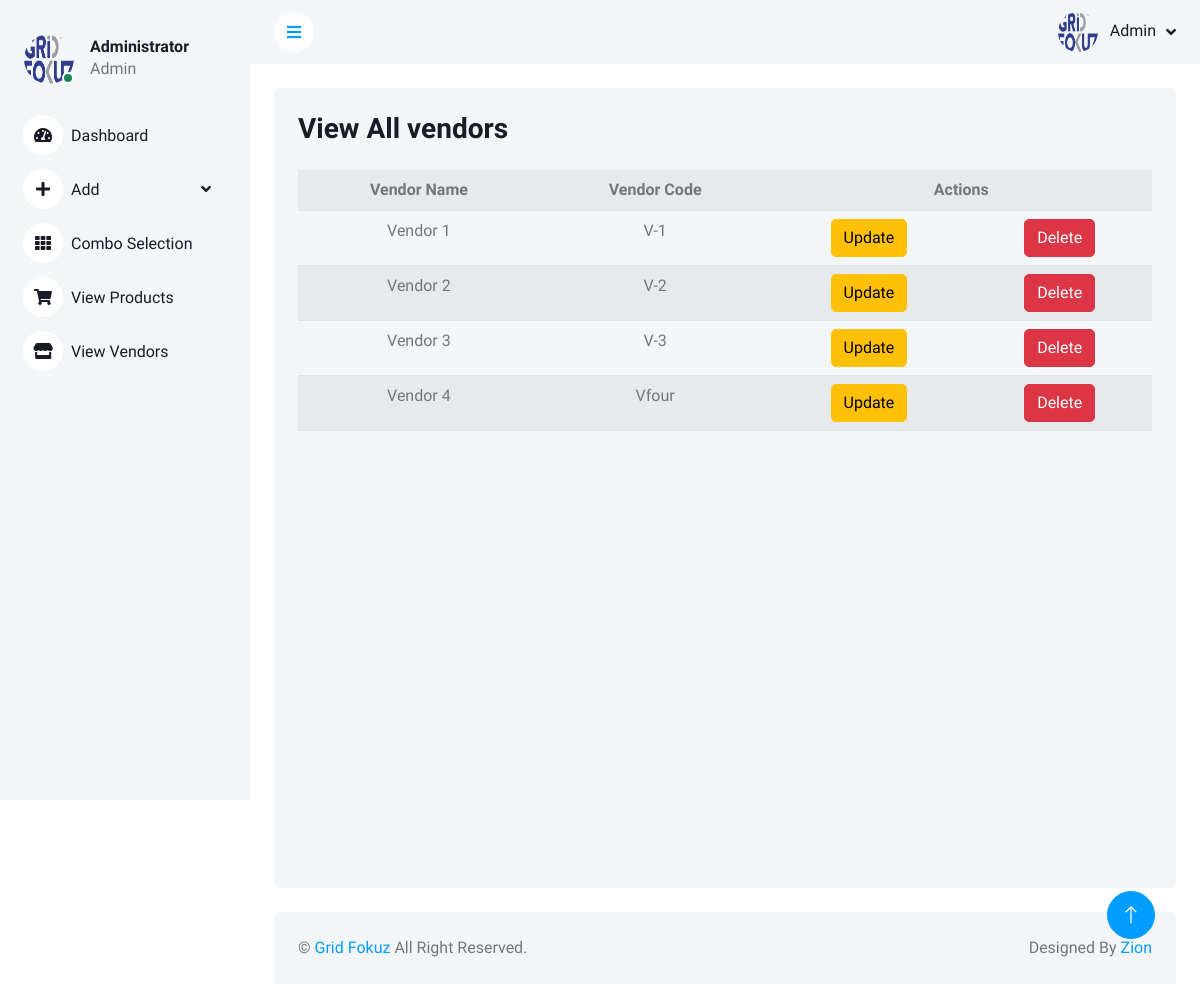
Page /AdminViewAllVendors (signed in) on the committed database.
### gridfokuzapp/models.py (models this page shows, shortened)
class AddVendors(models.Model):
    vendorname = models.CharField(max_length=30)
    ventorcode = models.CharField(max_length=30, null=True)

### gridfokuzapp/views.py (the view)
# urls.py: path("AdminViewAllVendors", views.AdminViewAllVendors, name="AdminViewAllVendors"),
def AdminViewAllVendors(request):
    if not request.user.is_authenticated:
        return redirect('Usrlogin')
    name = request.user
    vendors = AddVendors.objects.all().order_by('ventorcode', 'vendorname')  # Add the order_by method to sort by both fields
    is_admin = False
    user_groups = request.user.groups.values_list('name', flat=True)
    admin = list(user_groups)
    if admin and admin[0] == "Admin":
        is_admin = True
    return render(request, "GridAdmin/AdminViewAllVendors.html", {"vendors": vendors, "is_admin": is_admin})

### templates/GridAdmin/AdminViewAllVendors.html (shortened to what this page needs)
<!DOCTYPE html>
{% load static %}
<html lang="en">
<head>
    <link href="https://cdnjs.cloudflare.com/ajax/libs/font-awesome/5.10.0/css/all.min.css" rel="stylesheet">
    <link href="https://cdn.jsdelivr.net/npm/bootstrap-icons@1.4.1/font/bootstrap-icons.css" rel="stylesheet">
    <link href="{% static 'lib/owlcarousel/assets/owl.carousel.min.css' %}" rel="stylesheet">
    <link href="{% static 'lib/tempusdominus/css/tempusdominus-bootstrap-4.min.css' %}" rel="stylesheet" />
    <link href="{% static 'css/bootstrap.min.css' %}" rel="stylesheet">
    <link href="{% static 'css/style.css' %}" rel="stylesheet">
</head>
<body>
    <div class="container-xxl position-relative bg-white d-flex p-0">
        <div class="sidebar pe-4 pb-3">
            <nav class="navbar bg-light navbar-light">
                <div class="d-flex align-items-center ms-4 mb-4">
                    <div class="position-relative">
                        <img class="rounded-circle" src="{% static 'img/logo3.png' %}" alt="" style="width: 50px; height: 50px;">
                        <div class="bg-success rounded-circle border border-2 border-white position-absolute end-0 bottom-0 p-1"></div>
                    </div>
                    <div class="ms-3">
                        <h6 class="mb-0">Administrator</h6>
                        <span>Admin</span>
                    </div>
                </div>
                <div class="navbar-nav w-100">
                    <a href="GridHome" class="nav-item nav-link"><i class="fa fa-tachometer-alt me-2"></i>Dashboard</a>
                    <div class="nav-item dropdown">
                        <a href="#" class="nav-link dropdown-toggle" data-bs-toggle="dropdown"><i class="fa fa-plus me-2"></i>Add</a>
                    </div>
                    <a href="/Combo" class="nav-item nav-link"><i class="fa fa-th me-2"></i>Combo Selection</a>
                    <a href="/AdminViewAllProducts" class="nav-item nav-link"><i class="fa fa-shopping-cart me-2"></i>View Products</a>
                    <a href="/AdminViewAllVendors" class="nav-item nav-link"><i class="fa fa-store me-2"></i>View Vendors</a>
                </div>
            </nav>
        </div>
        <div class="content">
            <nav class="navbar navbar-expand bg-light navbar-light sticky-top px-4 py-0">
                <a href="#" class="sidebar-toggler flex-shrink-0">
                    <i class="fa fa-bars"></i>
                </a>
                <div class="navbar-nav align-items-center ms-auto">
                    <div class="nav-item dropdown">
                        <a href="#" class="nav-link dropdown-toggle" data-bs-toggle="dropdown">
                            <img class="rounded-circle me-lg-2" src="{% static 'img/logo3.png' %}" alt="" style="width: 40px; height: 40px;">
                            <span class="d-none d-lg-inline-flex">Admin</span>
                        </a>
                    </div>
                </div>
            </nav>
            <div class="container-fluid pt-4 px-4">
                <div class="row vh-100 bg-light rounded align-items-center justify-content-center mx-0">
                    <div class="bg-light rounded h-100 p-4 vendorinfo">
                        <h3 class="mb-4">View All vendors</h3>
                        <div class="col-12">
                            <div class="row">
                                <div class="container">
                                    <table class="table table-striped">
                                        <tr>
                                            <th>Vendor Name</th>
                                            <th>Vendor Code</th>
                                            <th colspan="2">Actions</th>
                                        </tr>
                                        {% for i in vendors %}
                                            <tr>
                                                <td>{{i.vendorname}}</td>
                                                <td>{{i.ventorcode}}</td>
                                                <td><a href="{% url 'updatevendor' i.id %}" class="btn btn-warning">Update</a></td>
                                                <td><a href="{% url 'deletevendor' i.id %}" class="btn btn-danger">Delete</a></td>
                                            </tr>
                                        {% endfor %}
                                    </table>
                                </div>
                            </div>
                        </div>
                    </div>
                </div>
            </div>
            <div class="container-fluid pt-4 px-4">
                <div class="bg-light rounded-top p-4">
                    <div class="row">
                        <div class="col-12 col-sm-6 text-center text-sm-start">
                            &copy; <a href="#">Grid Fokuz</a> All Right Reserved.
                        </div>
                        <div class="col-12 col-sm-6 text-center text-sm-end">
                            Designed By <a href="">Zion</a>
                        </div>
                    </div>
                </div>
            </div>
        </div>
        <a href="#" class="btn btn-lg btn-primary btn-lg-square back-to-top"><i class="bi bi-arrow-up"></i></a>
    </div>
</body>
</html>

### static/css/style.css (style rules this page uses)
:root { --primary: #009CFF; --light: #F3F6F9; --dark: #191C24; }
.back-to-top { position: fixed; display: none; right: 45px; bottom: 45px; z-index: 99; }
.btn { transition: .5s; }
.btn.btn-primary { color: #FFFFFF; }
.btn-lg-square { width: 48px; height: 48px; }
.btn-square, .btn-sm-square, .btn-lg-square { padding: 0; display: inline-flex; align-items: center; justify-content: center; font-weight: normal; border-radius: 50px; }
.sidebar { position: fixed; top: 0; left: 0; bottom: 0; width: 250px; height: 100vh; overflow-y: auto; background: var(--light); transition: 0.5s; z-index: 999; }
.content { margin-left: 250px; min-height: 100vh; background: #FFFFFF; transition: 0.5s; }
@media (min-width: 992px) { .sidebar { margin-left: 0; } }
@media (min-width: 992px) { .content { width: calc(100% - 250px); } }
.sidebar .navbar .navbar-nav .nav-link { padding: 7px 20px; color: var(--dark); font-weight: 500; border-left: 3px solid var(--light); border-radius: 0 30px 30px 0; outline: none; }
.sidebar .navbar .navbar-nav .nav-link i { width: 40px; height: 40px; display: inline-flex; align-items: center; justify-content: center; background: #FFFFFF; border-radius: 40px; }
.sidebar .navbar .dropdown-toggle::after { position: absolute; top: 15px; right: 15px; border: none; content: "\f107"; font-family: "Font Awesome 5 Free"; font-weight: 900; transition: .5s; }
.content .navbar .navbar-nav .nav-link { margin-left: 25px; padding: 12px 0; color: var(--dark); outline: none; }
.content .navbar .sidebar-toggler, .content .navbar .navbar-nav .nav-link i { width: 40px; height: 40px; display: inline-flex; align-items: center; justify-content: center; background: #FFFFFF; border-radius: 40px; }
.content .navbar .dropdown-toggle::after { margin-left: 6px; vertical-align: middle; border: none; content: "\f107"; font-family: "Font Awesome 5 Free"; font-weight: 900; transition: .5s; }

### templates/GridAdmin/AdminViewAllVendors.html (style rules this page uses)
.vendorinfo { overflow:scroll; }
th,td { text-align:center; }

### rows in the picture
AddVendors: vendorname "Vendor 1", ventorcode "V-1"
AddVendors: vendorname "Vendor 2", ventorcode "V-2"
AddVendors: vendorname "Vendor 3", ventorcode "V-3"
AddVendors: vendorname "Vendor 4", ventorcode "Vfour"
